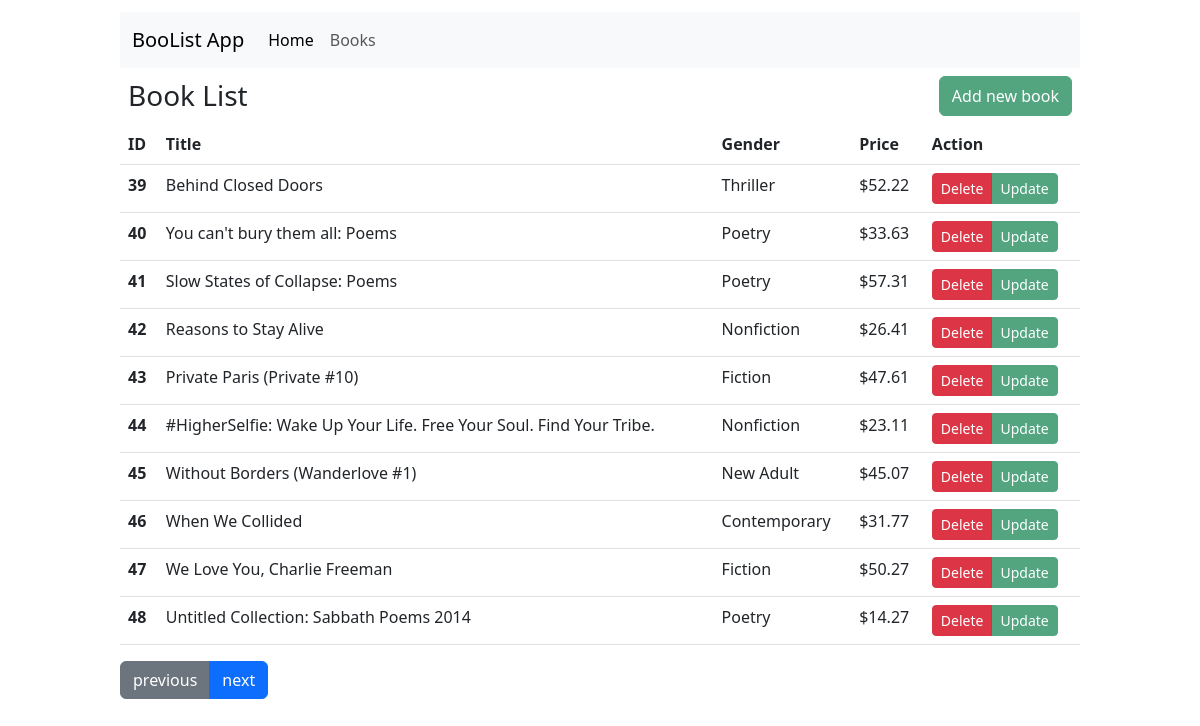
Screenshot of /books/4-10/ with the database file from the repository.
### tables this page shows
CREATE TABLE books(
                        id INTEGER PRIMARY KEY AUTOINCREMENT,
                        title TEXT NOT NULL UNIQUE,
                        price_cents INTEGER NOT NULL,
                        description TEXT NOT NULL,
                        category TEXT NOT NULL
        );

### app.py (the view)
@app.route("/books/<int:page>-<int:limit>/")
def book_list(page=None, limit=None):
    books =  Book.all(limit=limit, offset=page*limit-limit)
    categories = Book.all_categories()
    return render_template('book-list.html', books = books, p=page, l=limit, genders = categories)

### models/bookModel.py (called while the page is built)
    @property
    def price(self):
        return self.price_cents / 100

    @classmethod
    def from_tuple(cls, t:tuple):
        return Book(t[1], t[2], t[3], t[4], t[0])

    @classmethod
    def all(cls, offset:int = None, limit:int = None) -> list:
        t = Database.fetch_all(BookData.TABLE_NAME, offset=offset, limit=limit)
        l =[]
        for b in t:
            l.append(Book.from_tuple(b))
        return l

    @classmethod
    def all_categories(cls):
        c = BookData.all_categories()
        c.sort()
        return c

### models/database/bookData.py (called while the page is built)
    @classmethod
    def all_categories(cls):
        r = Database.query_fetch(f"SELECT DISTINCT category FROM {BookData.TABLE_NAME};")
        return [x[0] for x in r]

### models/database/database.py (called while the page is built)
    @classmethod
    def fetch_all(cls, table_name, limit:int = None, offset:int=None, file_name:str = DATABASE_FILE) -> list[tuple]:
        conn = sqlite3.connect(file_name)
        cur = conn.cursor()
        cur.execute('PRAGMA foreign_key=on;')
        if limit and offset:
            cur.execute(f"SELECT * FROM {table_name} LIMIT {limit} OFFSET {offset};")
        elif limit:
            cur.execute(f"SELECT * FROM {table_name} LIMIT {limit};")
        elif offset:
            cur.execute(f"SELECT * FROM {table_name} OFFSET {offset};")
        else:
            cur.execute(f"SELECT * FROM {table_name};")
        result = cur.fetchall()
        conn.commit()
        cur.close()
        return result

    @classmethod
    def query_fetch(cls, query:str, values:tuple =None, file_name:str = DATABASE_FILE) -> list[tuple]:
        conn = sqlite3.connect(file_name)
        cur = conn.cursor()
        cur.execute('PRAGMA foreign_key=on;')
        if values:
            cur.execute(query, values)
        else:
            cur.execute(query)
        result = cur.fetchall()
        conn.commit()
        cur.close()
        return result

### templates/book-list.html (shortened to what this page needs)
{% extends "base.html" %}
{% block content %}
    <div class="d-flex p-2 justify-content-between">
        <h3 style="margin:3px 0;">Book List</h3>
        <button type="button" class="btn btn-success opacity-75" data-bs-toggle="modal" data-bs-target="#add_book">Add new book</button>
    </div>
    <table class="table table-hover">
        <thead>
            <tr>
                <th scope="col">ID</th>
                <th scope="col">Title</th>
                <th scope="col">Gender</th>
                <th scope="col">Price</th>
                <th scope="col">Action</th>
            </tr>
        </thead>
        <tbody>
            {% for book in books %}
            <tr>
                <th scope="row">{{ book.ID }}</th>
                <td>{{ book.title }}</td>
                <td>{{ book.category }}</td>
                <td>${{ "%.2f"|format(book.price) }}</td>
                <td>
                    <div class="btn-group" role="group" aria-label="Basic example">
                        <button type="button" class="btn btn-sm btn-danger" data-bs-toggle="modal" data-bs-target="#delete_{{book.ID}}">Delete</button>
                        <button type="button" class="btn btn-sm btn-success opacity-75" data-bs-toggle="modal" data-bs-target="#update_{{book.ID}}">Update</button>
                    </div>
                </td>
            </tr>
            {% endfor %}
        </tbody>
    </table>
    <div class="btn-group">
        {% if p > 1 %}
        <a class="btn btn-secondary" role="button" href="{{ url_for('book_list', page=p-1, limit=l) }}">previous</a>
        {% endif %}
        <a class="btn btn-primary" role="button" href="{{ url_for('book_list', page=p+1, limit=l) }}">next</a>
    </div>
{% endblock %}

### rows the page displays
books: ID "39", title "Behind Closed Doors", category "Thriller", price "52.22"
books: ID "40", title "You can't bury them all: Poems", category "Poetry", price "33.63"
books: ID "41", title "Slow States of Collapse: Poems", category "Poetry", price "57.31"
books: ID "42", title "Reasons to Stay Alive", category "Nonfiction", price "26.41"
books: ID "43", title "Private Paris (Private #10)", category "Fiction", price "47.61"
books: ID "44", title "#HigherSelfie: Wake Up Your Life. Free Your Soul. Find Your Tribe.", category "Nonfiction", price "23.11"
books: ID "45", title "Without Borders (Wanderlove #1)", category "New Adult", price "45.07"
books: ID "46", title "When We Collided", category "Contemporary", price "31.77"
books: ID "47", title "We Love You, Charlie Freeman", category "Fiction", price "50.27"
books: ID "48", title "Untitled Collection: Sabbath Poems 2014", category "Poetry", price "14.27"
